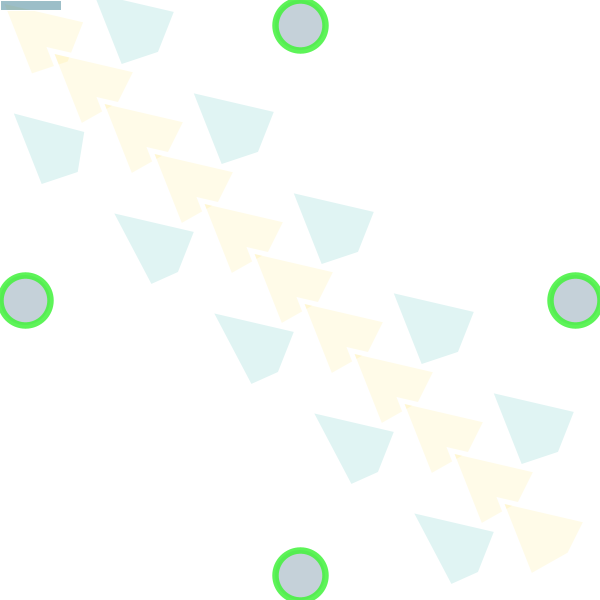
Frame 1 (no input)
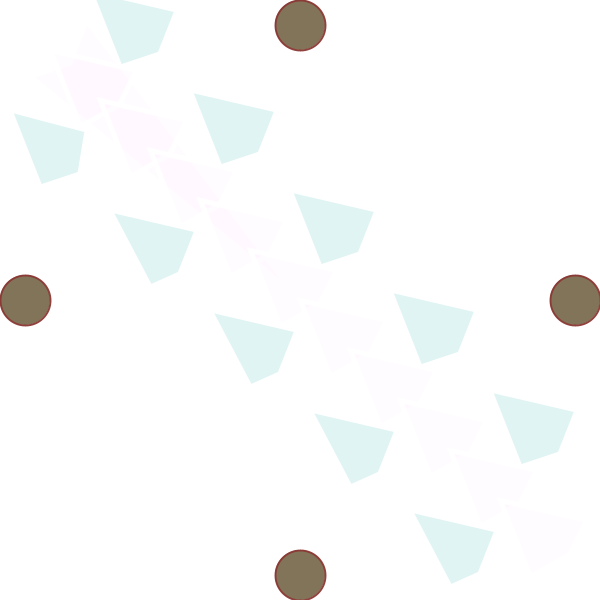
Frame 60 (the mouse pressed at the canvas centre just before this capture)
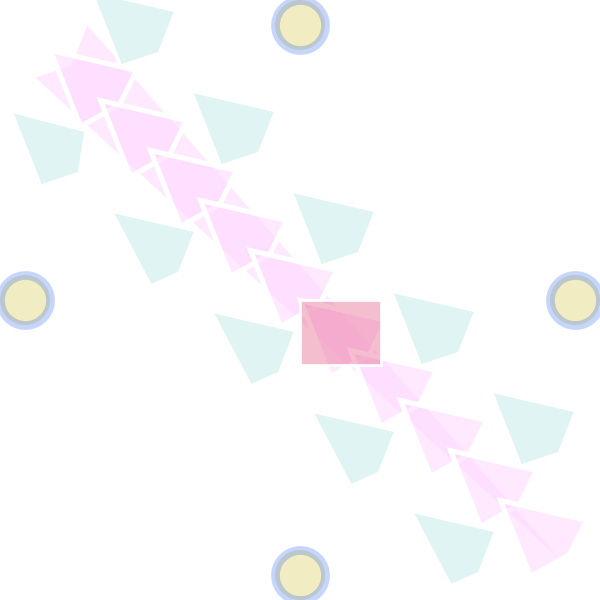
Frame 120 (the mouse held since frame 60 and released just before this capture)

The Processing sketch that drew these frames (run headless with seeded random() and noise(); from frame 60 on, the mouse is pressed at the canvas centre):

// Processing sketch: processing_131373
// ── processing_131373.pde

//Rachel Hill HW #3 hill.1523@osu.edu feb. 2. 2014//

void setup(){
  size(600, 600);
  frameRate(10);
}

float x = 0;
float y = 10;
float w = 5;
float z = 100;

boolean button = false;
int rgb = 255;
int circle1 = 25;
int circle2 = 300;
int circle3 = 50;
int circle4 = 575;
int a = 600;

void draw() {
  background(rgb); 
   if (button){
     background(x);
     strokeWeight(random(y));
     stroke(random(rgb), random(rgb), random(rgb), random(rgb));
     fill(random(rgb), random(rgb), random(rgb), random(rgb));
   } else {
    background(rgb);
    strokeWeight(random(y));
    stroke(random(rgb), random(rgb), random(rgb), random(rgb));
    fill(random(rgb), random(rgb), random(rgb), random(rgb)); //Background changes color when button hit
   }
   
   ellipse(circle2, circle1, circle3, circle3);//four circles
   ellipse(circle2, circle4, circle3, circle3);
   ellipse(circle4, circle2, circle3, circle3);
   ellipse(25, circle2, circle3, circle3);
   
  strokeWeight(w);
  stroke(rgb);
  fill(rgb,215,x,random(rgb));
  quad(x,x,86,20,69,63,30,76); //center arrows
  quad(circle3,circle3,136,70,119,104,80,126);
  quad(z,z,186,120,169,154,130,176);
  quad(150,150,236,170,219,204,180,226);
  quad(200,200,286,220,269,254,230,276);
  quad(250,250,336,270,319,304,280,326);
  quad(circle2,circle2,386,320,369,354,330,376);
  quad(350,350,436,370,419,404,380,426);
  quad(400,400,486,420,469,454,430,476);
  quad(450,450,536,470,519,504,480,526);
  quad(500,500,586,520,569,554,530,576);
  x = x + 5;
  
  strokeWeight(4);
  stroke(rgb);
  fill(32,178,170,35);
  quad(90,-10,176,10,159,53,120,66);
  quad(190,90,276,110,259,153,220,166);
  quad(290,190,376,210,359,253,320,266);
  quad(390,290,476,310,459,353,420,366);
  quad(490,390,576,410,559,453,520,466);
  
  quad(10,110,86,130,79,173,40,186);
  quad(110,210,196,230,179,273,150,286);
  quad(210,310,296,330,279,373,250,386);
  quad(310,410,396,430,379,473,350,486);
  quad(410,510,496,530,479,573,450,586);
  
  strokeWeight(random(w));
  stroke(rgb);
  fill(random(rgb), random(rgb), random(rgb), z);
  rect(mouseX,mouseY,random(z),random(z));
   
  
 }
//background and animation restart when center of screen is clicked//
    void mousePressed(){
     if (mouseX > circle2 && mouseX < circle2+circle3 && mouseY > circle1 && mouseY < circle1+circle2) {
       button = !button;
     }
     if (x > 600) {
       x = 0;
     }
     if (a < 0) {
       a = 600;
     }
   }




 
   
